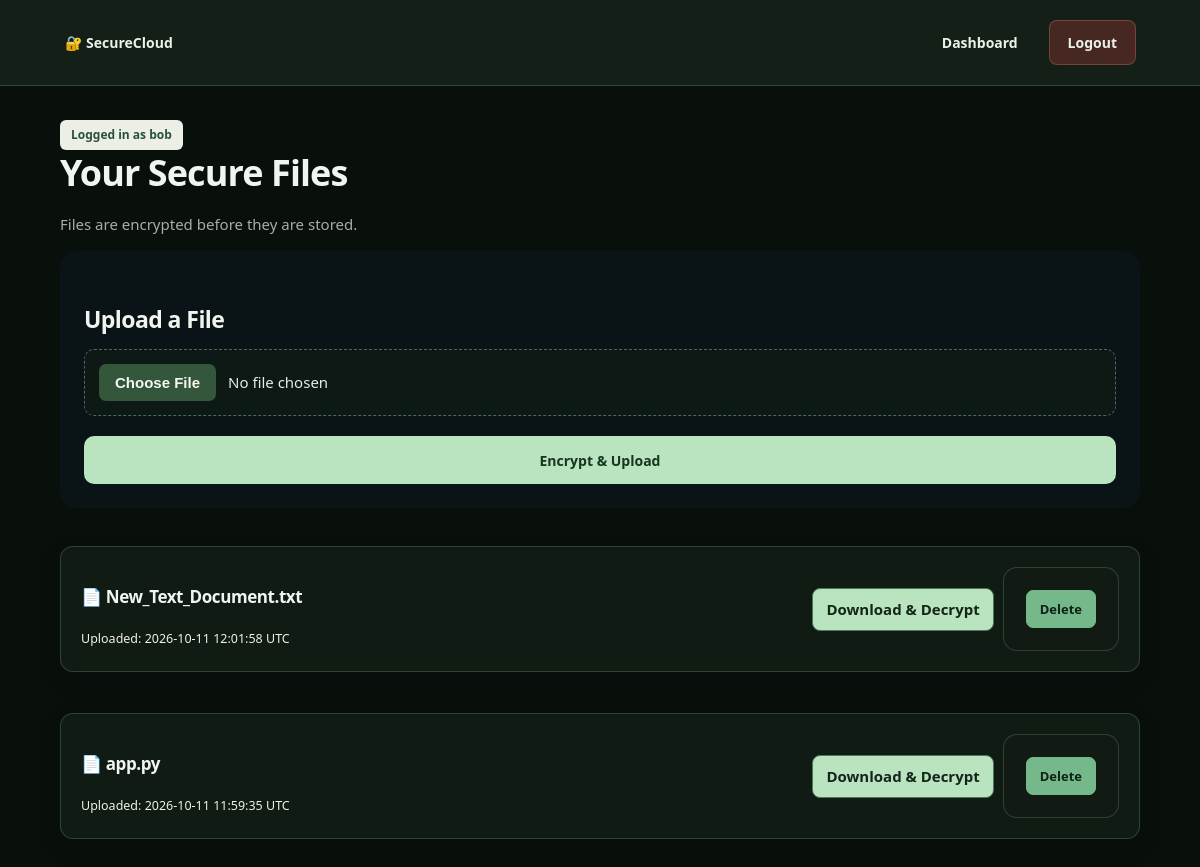
/dashboard (signed in), run on the app's committed database.
### tables this page shows
CREATE TABLE files (
            id INTEGER PRIMARY KEY AUTOINCREMENT,
            user_id INTEGER NOT NULL,
            original_name TEXT NOT NULL,
            stored_name TEXT NOT NULL,
            encrypted_key TEXT NOT NULL,
            iv TEXT NOT NULL,
            uploaded_at TEXT DEFAULT CURRENT_TIMESTAMP,
            FOREIGN KEY(user_id) REFERENCES users(id)
        );

### app.py (the view)
@app.route("/dashboard")
@login_required
def dashboard():
    conn = get_db()
    files = conn.execute(
        """
        SELECT * FROM files
        WHERE user_id = ?
        ORDER BY uploaded_at DESC
        """,
        (session["user_id"],)
    ).fetchall()
    conn.close()
    return render_template(
        "dashboard.html",
        files=files
    )

### app.py (called while the page is built)
def get_db():
    conn = sqlite3.connect(DB_PATH)
    conn.row_factory = sqlite3.Row
    return conn

def login_required(view):
    @wraps(view)
    def wrapped_view(*args, **kwargs):
        if "user_id" not in session:
            flash("Please log in first.")
            return redirect(
                url_for("login")
            )
        return view(*args, **kwargs)
    return wrapped_view

### templates/dashboard.html (shortened to what this page needs)
{% extends "base.html" %}
{% block content %}
<div class="top-row">
    <div>
        <span class="badge">
            Logged in as {{ session['username'] }}
        </span>
        <h1>
            Your Secure Files
        </h1>
        <p>
            Files are encrypted before
            they are stored.
        </p>
    </div>
</div>
<div class="upload-card">
    <h2>
        Upload a File
    </h2>
    <form
        action="{{ url_for('upload') }}"
        method="post"
        enctype="multipart/form-data">
        <input
            type="file"
            name="file"
            required
        >
        <button
            class="button"
            type="submit">
            Encrypt & Upload
        </button>
    </form>
</div>
<div class="file-list">
{% if files %}
    {% for file in files %}
    <div class="file-card">
        <div>
            <h3>
                📄 {{ file['original_name'] }}
            </h3>
            <small>
                Uploaded:
                {{ file['uploaded_at'] }}
                UTC
            </small>
        </div>
        <div class="file-actions">
            <a
                class="button small"
                href="{{ url_for(
                    'download',
                    file_id=file['id']
                ) }}">
                Download & Decrypt
            </a>
            <form
                action="{{ url_for(
                    'delete_file',
                    file_id=file['id']
                ) }}"
                method="post">
                <button
                    class="button danger small"
                    type="submit">
                    Delete
                </button>
            </form>
        </div>
    </div>
    {% endfor %}
{% else %}
    <div class="card">
        <p>
            No files uploaded yet.
        </p>
    </div>
{% endif %}
</div>
{% endblock %}

### data on the page
files: original_name "New_Text_Document.txt", uploaded_at "2026-10-11 12:01:58"
files: original_name "app.py", uploaded_at "2026-10-11 11:59:35"

### other printed values
{{ session['username'] }} "bob"
